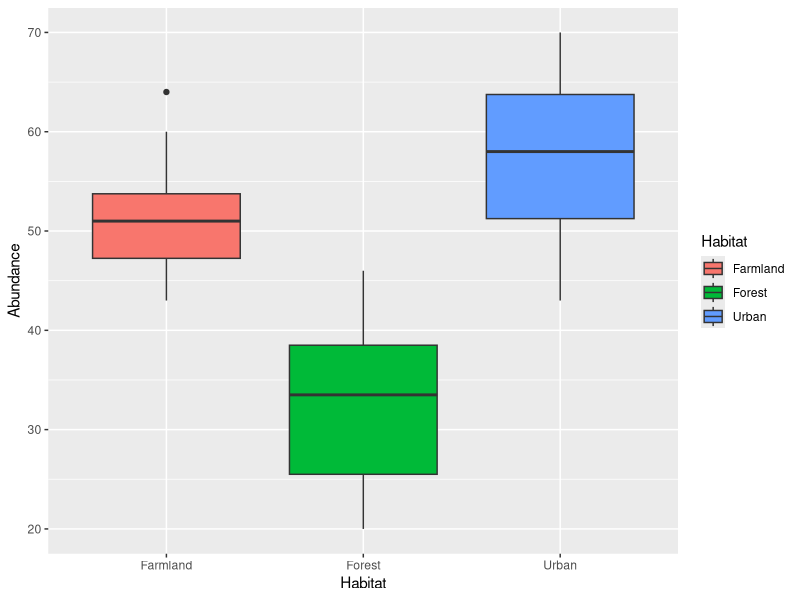
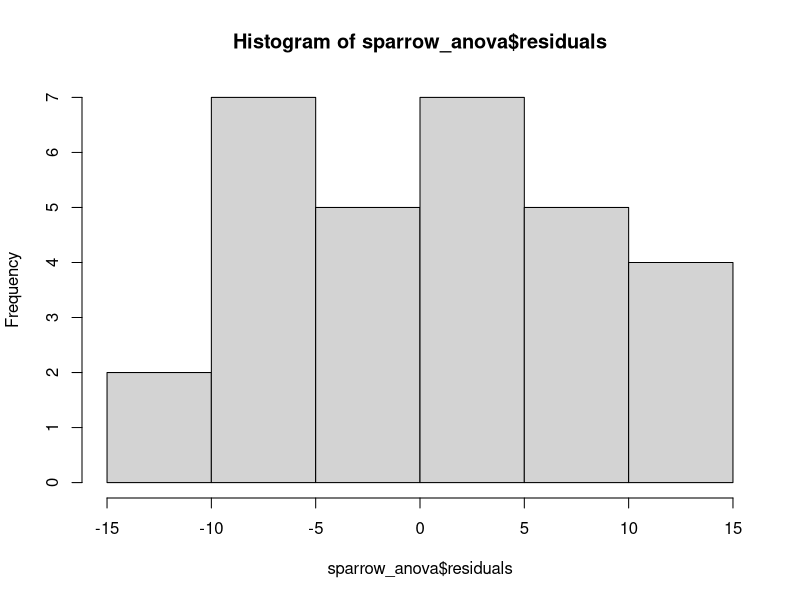
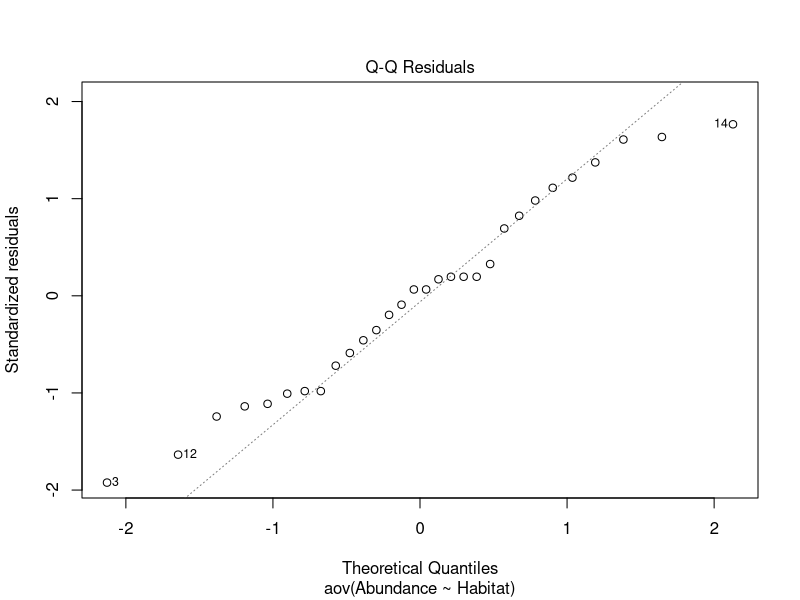
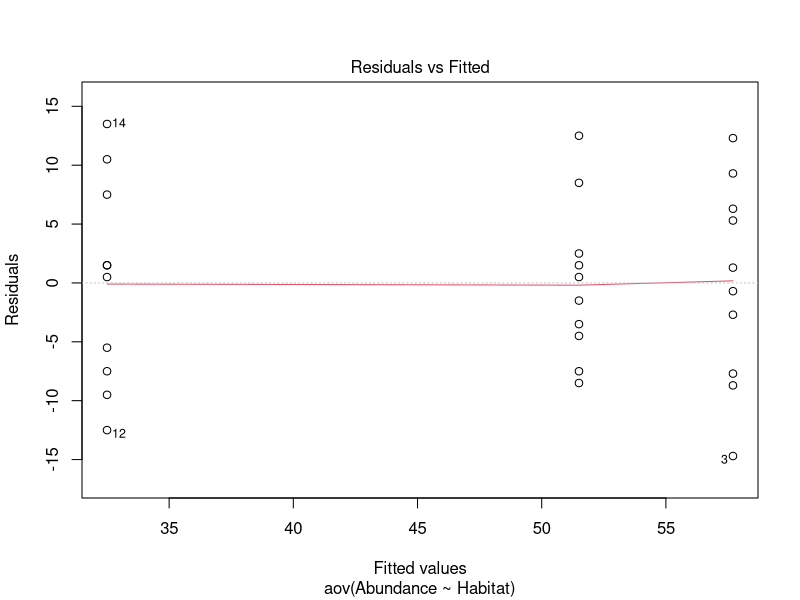
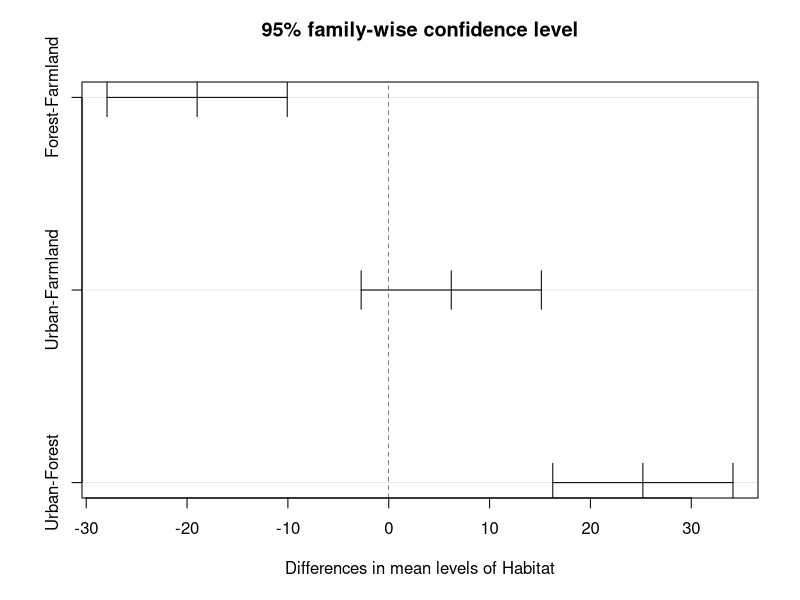

Reproduce these figures in R, in order.
# ANOVA and Tukey's HSD Tutorial full script

# Written by Abigail Haining (19/11/24)

# Tutorial Aims:
# 1) What is ANOVA and Tukey's Test?
# 2) Research question and hypothesis
# 3) Data manipulation
# 4) Data visualisation
# 5) Running a one-way ANOVA
# 6) Running Tukey's HSD
# 7) Communicating model results


# For 1 & 2 see tutorial ----


# 3) Data manipulation ----

# Set the working directory (enter your own filepath here)
setwd("C:/Users/abiga/OneDrive/3rd year/Data Science in EES/tutorial-Abigail-Louise")

# You can check where your working directory is
getwd()

# Load packages
library(tidyverse)


# Import data
sparrow <- read_csv("data/sparrow_data.csv")

# Check the data
head(sparrow)
print(sparrow)

# Convert data frame to long form
sparrow_long <- gather(sparrow, Habitat, Abundance, c(Urban, Forest, Farmland))

# Check variables
str(sparrow_long)


# 4) Data visualisation ----

# Visualising data with a boxplot
(sparrow_boxplot <- ggplot(sparrow_long, aes(x = Habitat, y = Abundance, fill = Habitat)) +
   geom_boxplot())


# 5) Running a one-way ANOVA ----

sparrow_anova <- aov(Abundance ~ Habitat, data = sparrow_long)

summary(sparrow_anova)

# Checking assumptions:

# Is the data normally distributed?
# This can be checked by plotting a histogram of the residuals and a normal Q-Q plot
hist(sparrow_anova$residuals)  # Plotting histogram of residuals
plot(sparrow_anova, which = 2) # Plotting Q-Q plot

# Checking for homoscedasticity
plot(sparrow_anova, which = 1)

# 6) Running Tukey's HSD ----

# Post-Hoc Test - Tukey's Test

sparrow_test <- TukeyHSD(sparrow_anova, conf.level=.95)

# Plotting Tukey's test result
plot(sparrow_test)


# 7) Communicating model results ----
